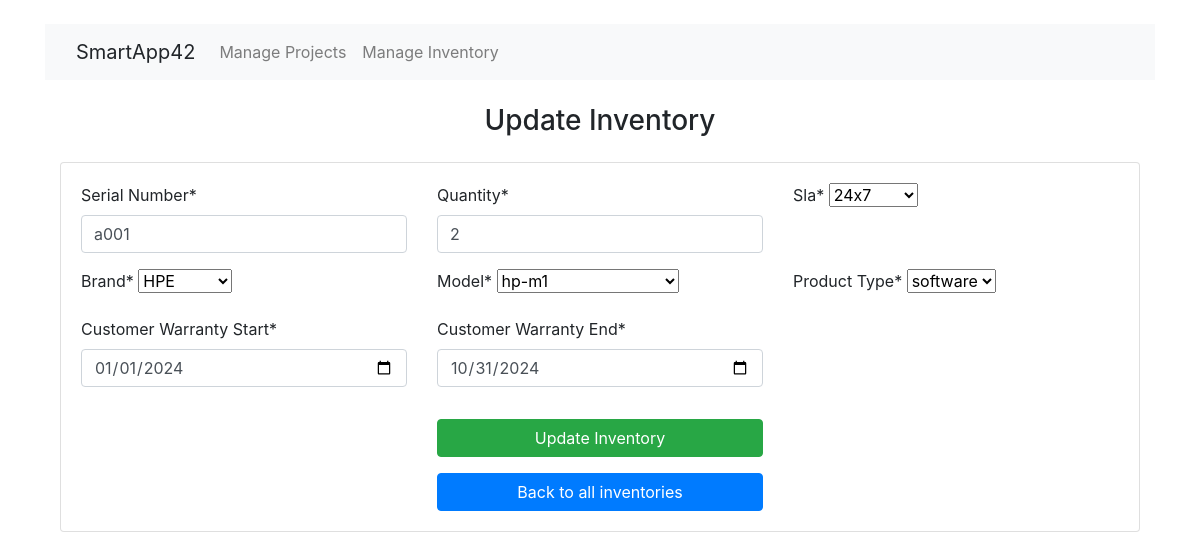
The page /inventories/update_inventory/8/?next=/inventories/ on the database its author committed.
### app/models.py (models this page shows, shortened)
class Inventory(models.Model):
    project = models.ForeignKey(Project, on_delete=models.CASCADE, null=True, blank=True)
    serial_number = models.CharField('Serial Number', max_length=255, unique=True)
    quantity = models.IntegerField('Quantity')
    product_type=models.ForeignKey( Product_Type,on_delete=models.CASCADE,verbose_name='Product Type')
    brand=models.ForeignKey( Brand,on_delete=models.CASCADE,verbose_name='Brand')
    model = models.ForeignKey( Model, on_delete=models.CASCADE,verbose_name='Model')
    customer_warranty_start = models.DateField('Customer Warranty Start')
    customer_warranty_end = models.DateField('Customer Warranty End')
    sla = models.ForeignKey(SLA, on_delete=models.CASCADE)
    class Meta:
        ordering = ['serial_number']

### app/views.py (the view, shortened to what this page needs)
# urls.py: path('inventories/update_inventory/<int:id>/', views.update_inventory, name='update_inventory'),
def update_inventory(request, id):
    inventory_obj = Inventory.objects.select_related('project__company').get(id=id)
    project_obj = inventory_obj.project
    if (request.method == "GET"):
        form = InventoryForm(instance=inventory_obj)
    context = {}
    if request.GET.get('view_only'):
        context = {'form': form, 'project': project_obj, 'xview': 1, 'mode': 'update'}
    else:
        context = {'form': form, 'project': project_obj, 'xview': None, 'mode': 'update'}
    return render(request, 'app/inventory_update.html', context)

### app/forms.py
class InventoryForm(forms.ModelForm):
    class Meta:
        model = Inventory
        fields = '__all__'
        widgets = {
            'project': forms.HiddenInput(),
            'customer_warranty_start': MyDateInput(format=["%Y-%m-%dT%H:%M", "%Y-%m-%d %H:%M"]),
            'customer_warranty_end': MyDateInput(format=["%Y-%m-%dT%H:%M", "%Y-%m-%d %H:%M"]),
            'remark': forms.Textarea(attrs={'rows': 3, 'class': 'form-control'}),
            'part_detail': forms.Textarea(attrs={'rows': 10, 'class': 'form-control'}),
        }
    def __init__(self, *args, brand_choices=None, model_choices=None, **kwargs):
        super().__init__(*args, **kwargs)
        if brand_choices:
            self.fields['brand'] = forms.ChoiceField(choices=brand_choices)
        if model_choices:
            self.fields['model'] = forms.ChoiceField(choices=model_choices)

### app/models.py (called while the page is built)
    def __str__(self):
        return self.brand_name

    def __str__(self):
        return self.model_name

    def __str__(self):
        return self.productype_name

    def __str__(self):
        return self.sla_name

### app/templates/app/inventory_update.html (shortened to what this page needs)
{% extends "app/base.html" %}
{% load crispy_forms_tags %}
{% block content %}
  {% include "app/includes/navigation_bar.html" %}
  <div class="container mt-4">
    <h3 class="text-center">Update Inventory</h3>
    <form action="" method="post" autocomplete="off">
      <div class="card my-4">
        <div class="card-body">
          <div class="row">
            <div class="col-md-4">
              {{ form.serial_number|as_crispy_field }}
            </div>
            <div class="col-md-4">
              {{ form.quantity|as_crispy_field }}
            </div>
            <div class="col-md-4">
              {{ form.sla|as_crispy_field }}
            </div>
          </div>
          <div class="row">
            <div class="col-md-4">
              {{ form.brand|as_crispy_field }}
            </div>
            <div class="col-md-4">
              {{ form.model|as_crispy_field }}
            </div>
            <div class="col-md-4">
              {{ form.product_type|as_crispy_field }}
            </div>
          </div>
          <div class="row">
            <div class="col-md-4">
              {{ form.customer_warranty_start|as_crispy_field }}
            </div>
            <div class="col-md-4">
              {{ form.customer_warranty_end|as_crispy_field }}
            </div>
            <div class="col-md-4"></div>
          </div>
          <div class="row mt-3">
            <div class="col-md-4 offset-md-4">
              <button type="submit" class="btn btn-success btn-block" onclick="return confirm('Do you want to update inventory?')">Update Inventory</button>
              <a href="{% url 'manage_inventory' %}" class="btn btn-primary btn-block mt-3">Back to all inventories</a>
            </div>
          </div>
        </div>
      </div>
    </form>
  </div>
{% endblock %}

### rows shown on the page
Inventory: serial_number "a001", quantity "2", sla "24x7", brand "HPE", model "hp-m1", product_type "software", customer_warranty_start "01/01/2024", customer_warranty_end "10/31/2024"
